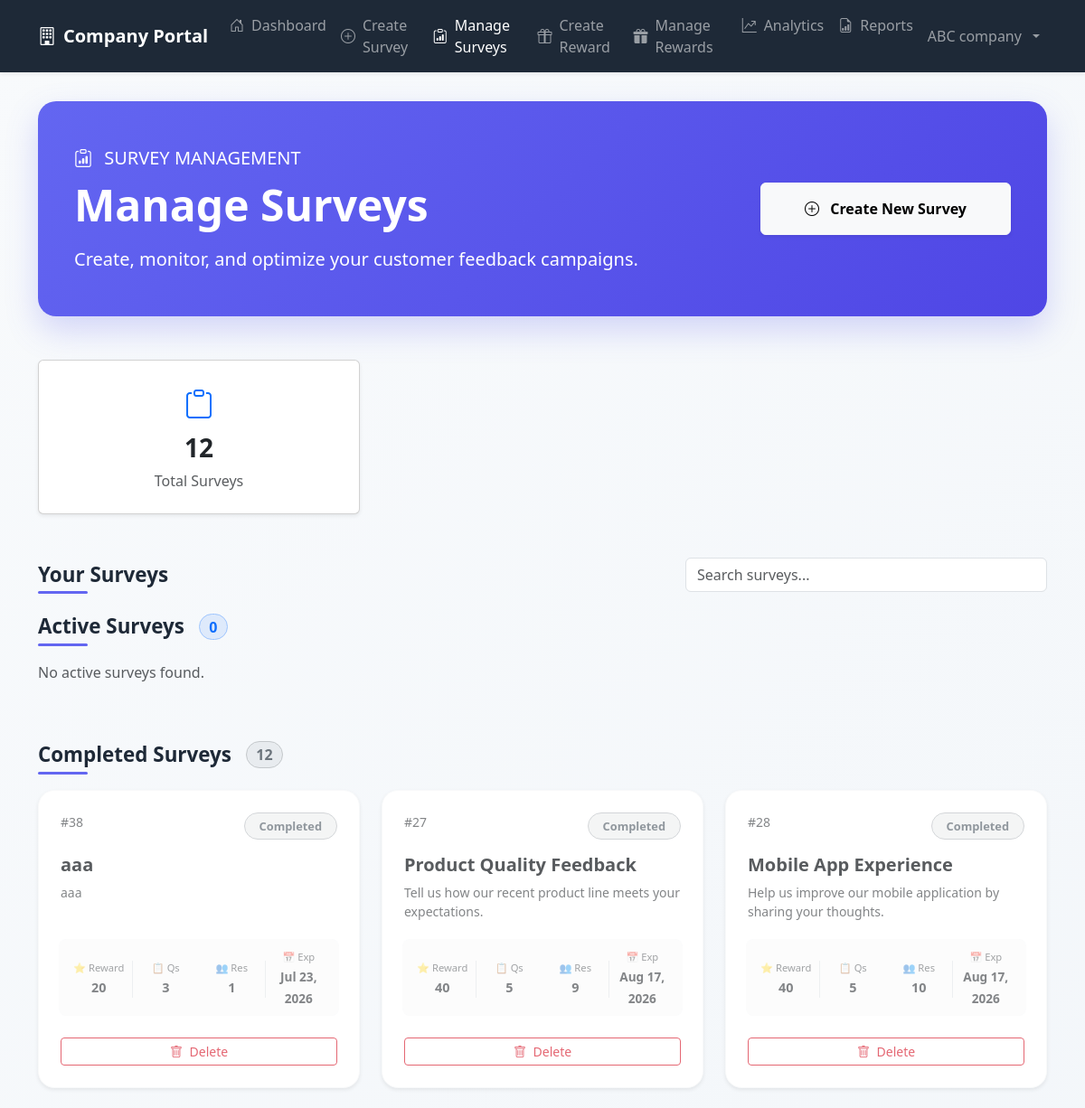
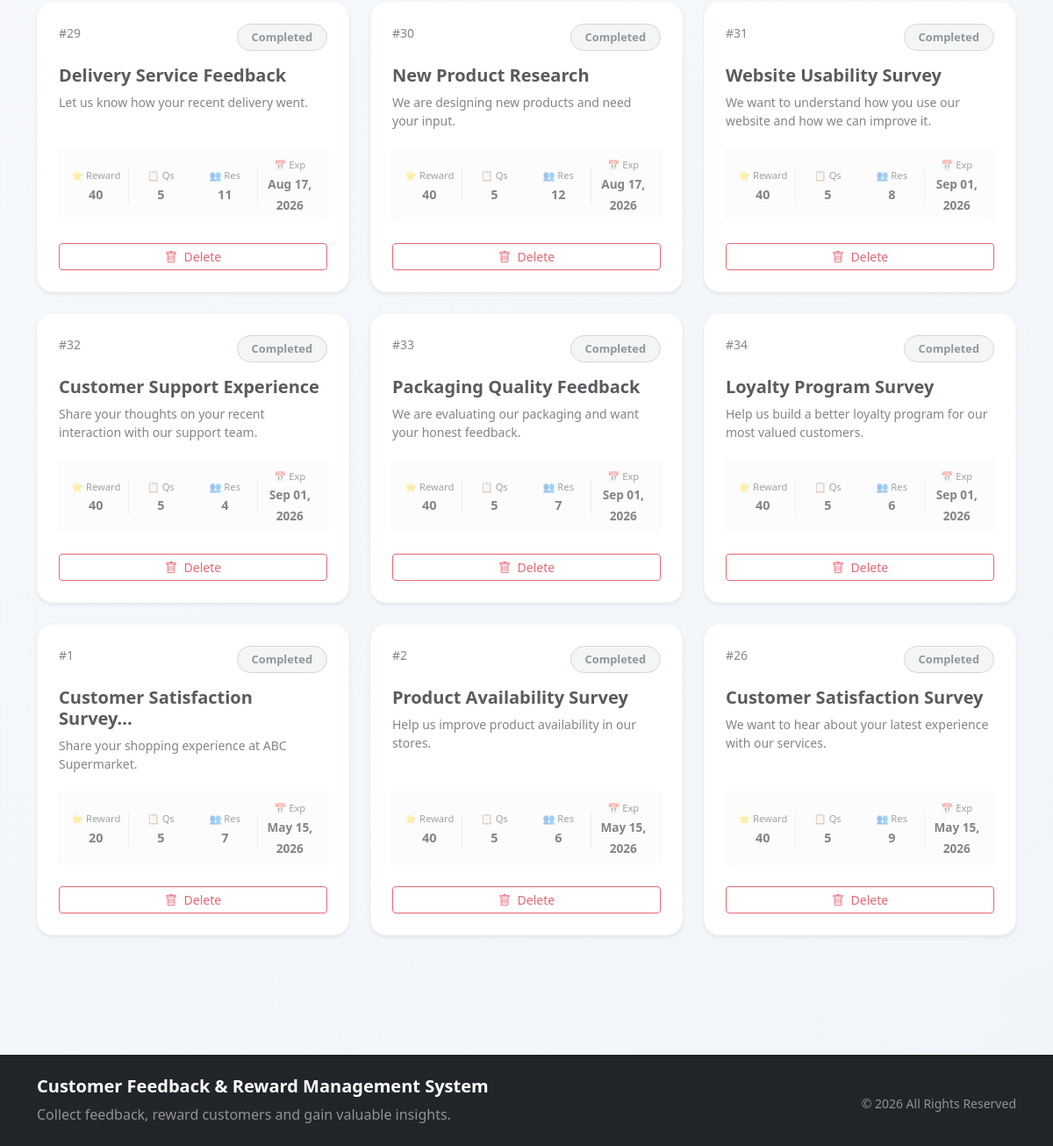
Screenshot of /company/manage_surveys.php (signed in) with the database file from the repository (2 pictures, top to bottom).
### tables this page shows
CREATE TABLE `surveys` (
  `survey_id` int NOT NULL AUTO_INCREMENT,
  `company_id` int NOT NULL,
  `title` varchar(200) NOT NULL,
  `description` text,
  `points_reward` int NOT NULL,
  `status` enum('draft','active') DEFAULT 'draft',
  `expiry_date` date DEFAULT NULL,
  `created_at` timestamp NULL DEFAULT CURRENT_TIMESTAMP,
  PRIMARY KEY (`survey_id`),
  KEY `company_id` (`company_id`),
  KEY `idx_status` (`status`),
  KEY `idx_expiry` (`expiry_date`),
  CONSTRAINT `fk_surveys_company` FOREIGN KEY (`company_id`) REFERENCES `companies` (`company_id`) ON DELETE CASCADE
);

### company/manage_surveys.php (the view, shortened to what this page needs)
<?php
include("../config/db.php");
$company_id = $_SESSION['company_id'];
$query = "
SELECT
    s.*,
    COUNT(DISTINCT q.question_id) AS question_count,
    COUNT(DISTINCT r.response_id) AS response_count
FROM surveys s
LEFT JOIN questions q ON s.survey_id = q.survey_id
LEFT JOIN responses r ON s.survey_id = r.survey_id
WHERE s.company_id = '$company_id'
GROUP BY s.survey_id
ORDER BY s.created_at DESC
";
$result = mysqli_query($conn, $query);
?>
<!DOCTYPE html>
<html lang="en">
<head>
    <link href="https://cdn.jsdelivr.net/npm/bootstrap@5.3.6/dist/css/bootstrap.min.css" rel="stylesheet">
    <link href="https://cdn.jsdelivr.net/npm/bootstrap-icons@1.11.3/font/bootstrap-icons.css" rel="stylesheet">
</head>
<body>
    <?php include("../includes/company_navbar.php"); ?>
    <div class="container dashboard-container">
        <div class="hero-section">
            <div class="row align-items-center">
                <div class="col-lg-8">
                    <p class="mb-2 opacity-90 fs-5">
                        <i class="bi bi-clipboard-data me-2"></i>
                        SURVEY MANAGEMENT
                    </p>
                    <h1 class="display-5 fw-bold mb-3">Manage Surveys</h1>
                    <p class="lead opacity-90 mb-0">
                        Create, monitor, and optimize your customer feedback campaigns.
                    </p>
                </div>
                <div class="col-lg-4 text-lg-end mt-4 mt-lg-0">
                    <a href="create_survey.php" class="btn btn-light px-5 py-3 fw-semibold shadow-sm">
                        <i class="bi bi-plus-circle me-2"></i>
                        Create New Survey
                    </a>
                </div>
            </div>
        </div>
        <?php if (mysqli_num_rows($result) > 0): ?>
            <div class="row g-4 mb-5">
                <div class="col-md-4">
                    <div class="card shadow-sm text-center p-4">
                        <div class="text-primary mb-2">
                            <i class="bi bi-clipboard fs-2"></i>
                        </div>
                        <h3 class="fw-bold"><?php echo mysqli_num_rows($result); ?></h3>
                        <p class="text-muted mb-0">Total Surveys</p>
                    </div>
                </div>
            </div>
            <div class="mb-4 d-flex flex-column flex-md-row gap-3 align-items-md-center justify-content-between">
                <h4 class="section-title mb-0">Your Surveys</h4>
                <input type="text" id="surveySearch"
                       class="form-control flex-grow-1"
                       style="max-width: 400px;"
                       placeholder="Search surveys..."
                       onkeyup="filterSurveys()">
            </div>
            <?php
            $draft_surveys = [];
            $active_surveys = [];
            $completed_surveys = [];
            mysqli_data_seek($result, 0);
            while($row = mysqli_fetch_assoc($result)) {
                if ($row['status'] == 'draft') {
                    $draft_surveys[] = $row;
                } else if (strtotime($row['expiry_date']) < time()) {
                    $completed_surveys[] = $row;
                } else {
                    $active_surveys[] = $row;
                }
            }
            ?>
            <h4 class="section-title mb-4 mt-2 d-flex align-items-center">
                Active Surveys
                <span class="badge bg-primary bg-opacity-10 text-primary ms-3 fs-6 rounded-pill border border-primary-subtle"><?php echo count($active_surveys); ?></span>
            </h4>
            <div class="row g-4 mb-5" id="activeSurveysGrid">
                <?php if(empty($active_surveys)): ?>
                    <div class="col-12"><p class="text-muted">No active surveys found.</p></div>
                <?php endif; ?>
            </div>
            <h4 class="section-title mb-4 d-flex align-items-center">
                Completed Surveys
                <span class="badge bg-secondary bg-opacity-10 text-secondary ms-3 fs-6 rounded-pill border border-secondary-subtle"><?php echo count($completed_surveys); ?></span>
            </h4>
            <div class="row g-4 mb-2" id="completedSurveysGrid">
                <?php if(empty($completed_surveys)): ?>
                    <div class="col-12"><p class="text-muted">No completed surveys found.</p></div>
                <?php else: ?>
                    <?php foreach($completed_surveys as $row): ?>
                        <div class="col-lg-4 col-md-6 survey-item">
                            <div class="survey-card card shadow-sm border border-light h-100">
                                <div class="card-body d-flex flex-column p-4 p-xl-4 opacity-75">
                                    <div class="d-flex justify-content-between align-items-start mb-3">
                                        <div class="text-muted small fw-medium">#<?php echo $row['survey_id']; ?></div>
                                        <span class="status-badge badge bg-secondary bg-opacity-10 text-secondary border border-secondary-subtle rounded-pill px-3 py-2">Completed</span>
                                    </div>
                                    <h5 class="card-title fw-bold text-dark mb-2"><?php echo htmlspecialchars($row['title']); ?></h5>
                                    <p class="text-muted flex-grow-1 small text-clamp-2 mb-4" title="<?php echo htmlspecialchars($row['description']); ?>">
                                        <?php echo htmlspecialchars($row['description']); ?>
                                    </p>
                                    <div class="row text-center g-1 mb-4 p-2 bg-light rounded-3 align-items-center opacity-75">
                                        <div class="col-6 col-md-3 border-end">
                                            <small class="text-muted d-block text-truncate" style="font-size: 0.7rem;">⭐ Reward</small>
                                            <strong class="text-dark" style="font-size: 0.9rem;"><?php echo $row['points_reward']; ?></strong>
                                        </div>
                                        <div class="col-6 col-md-3 border-md-end">
                                            <small class="text-muted d-block text-truncate" style="font-size: 0.7rem;">📋 Qs</small>
                                            <strong class="text-dark" style="font-size: 0.9rem;"><?php echo $row['question_count']; ?></strong>
                                        </div>
                                        <div class="col-6 col-md-3 border-end">
                                            <small class="text-muted d-block text-truncate" style="font-size: 0.7rem;">👥 Res</small>
                                            <strong class="text-dark" style="font-size: 0.9rem;"><?php echo $row['response_count'] ?? 0; ?></strong>
                                        </div>
                                        <div class="col-6 col-md-3">
                                            <small class="text-muted d-block text-truncate" style="font-size: 0.7rem;">📅 Exp</small>
                                            <strong class="text-dark" style="font-size: 0.85rem;"><?php echo date('M d, Y', strtotime($row['expiry_date'])); ?></strong>
                                        </div>
                                    </div>
                                    <div class="mt-auto d-flex flex-wrap gap-2">
                                        <button type="button"
                                           class="btn btn-outline-danger btn-sm flex-fill fw-medium"
                                           data-bs-toggle="modal"
                                           data-bs-target="#deleteSurveyModal"
                                           data-survey-id="<?php echo $row['survey_id']; ?>">
                                            <i class="bi bi-trash me-1"></i> Delete
                                        </button>
                                    </div>
                                </div>
                            </div>
                        </div>
                    <?php endforeach; ?>
                <?php endif; ?>
            </div>
        <?php endif; ?>
    </div>
    <?php include('../includes/footer.php'); ?>
</body>
</html>

### company/manage_surveys.php (style rules this page uses)
:root { --primary: #6366f1; --primary-dark: #4f46e5; --success: #10b981; --dark: #1e2937; }
body { background: linear-gradient(135deg, #f8fafc 0%, #f1f5f9 100%); font-family: 'Segoe UI', system-ui, -apple-system, sans-serif; min-height: 100vh; }
.dashboard-container { padding-top: 2rem; padding-bottom: 5rem; }
.hero-section { background: linear-gradient(135deg, #6366f1 0%, #4f46e5 100%); color: white; border-radius: 20px; padding: 3rem 2.5rem; margin-bottom: 3rem; box-shadow: 0 15px 35px rgba(99, 102, 241, 0.25); }
.survey-card { border: none; border-radius: 18px; transition: all 0.3s cubic-bezier(0.4, 0, 0.2, 1); height: 100%; }
.text-clamp-2 { display: -webkit-box; -webkit-line-clamp: 2; -webkit-box-orient: vertical; overflow: hidden; }
.status-badge { font-size: 0.8rem; padding: 5px 12px; }
.section-title { font-size: 1.4rem; font-weight: 600; color: var(--dark); position: relative; display: inline-block; }
.section-title:after { content: ''; position: absolute; bottom: -7px; left: 0; width: 55px; height: 3px; background: var(--primary); border-radius: 3px; }

### rows the page displays
surveys: survey_id "38", title "aaa", description "aaa", points_reward "20", question_count "3", response_count "1", expiry_date "Jul 23, 2026"
surveys: survey_id "27", title "Product Quality Feedback", description "Tell us how our recent product line meets your expectations.", points_reward "40", question_count "5", response_count "9", expiry_date "Aug 17, 2026"
surveys: survey_id "28", title "Mobile App Experience", description "Help us improve our mobile application by sharing your thoughts.", points_reward "40", question_count "5", response_count "10", expiry_date "Aug 17, 2026"
surveys: survey_id "29", title "Delivery Service Feedback", description "Let us know how your recent delivery went.", points_reward "40", question_count "5", response_count "11", expiry_date "Aug 17, 2026"
surveys: survey_id "30", title "New Product Research", description "We are designing new products and need your input.", points_reward "40", question_count "5", response_count "12", expiry_date "Aug 17, 2026"
surveys: survey_id "31", title "Website Usability Survey", description "We want to understand how you use our website and how we can improve it.", points_reward "40", question_count "5", response_count "8", expiry_date "Sep 01, 2026"
surveys: survey_id "32", title "Customer Support Experience", description "Share your thoughts on your recent interaction with our support team.", points_reward "40", question_count "5", response_count "4", expiry_date "Sep 01, 2026"
surveys: survey_id "33", title "Packaging Quality Feedback", description "We are evaluating our packaging and want your honest feedback.", points_reward "40", question_count "5", response_count "7", expiry_date "Sep 01, 2026"
surveys: survey_id "34", title "Loyalty Program Survey", description "Help us build a better loyalty program for our most valued customers.", points_reward "40", question_count "5", response_count "6", expiry_date "Sep 01, 2026"
surveys: survey_id "1", title "Customer Satisfaction Survey...", description "Share your shopping experience at ABC Supermarket.", points_reward "20", question_count "5", response_count "7", expiry_date "May 15, 2026"
surveys: survey_id "2", title "Product Availability Survey", description "Help us improve product availability in our stores.", points_reward "40", question_count "5", response_count "6", expiry_date "May 15, 2026"
surveys: survey_id "26", title "Customer Satisfaction Survey", description "We want to hear about your latest experience with our services.", points_reward "40", question_count "5", response_count "9", expiry_date "May 15, 2026"

### other values shown
$_SESSION['company_name'] "ABC company"
mysqli_num_rows($result) "12"
count($active_surveys) "0"
count($completed_surveys) "12"
